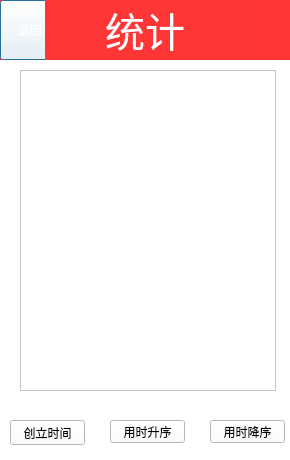
<?xml version="1.0" encoding="UTF-8"?>
<ui version="4.0">
 <class>historicalTask</class>
 <widget class="QDialog" name="historicalTask">
  <property name="geometry">
   <rect>
    <x>0</x>
    <y>0</y>
    <width>290</width>
    <height>460</height>
   </rect>
  </property>
  <property name="minimumSize">
   <size>
    <width>290</width>
    <height>460</height>
   </size>
  </property>
  <property name="maximumSize">
   <size>
    <width>290</width>
    <height>460</height>
   </size>
  </property>
  <property name="windowTitle">
   <string>Dialog</string>
  </property>
  <property name="styleSheet">
   <string notr="true">background-color: rgb(255, 255, 255);</string>
  </property>
  <widget class="QWidget" name="verticalWidget" native="true">
   <property name="geometry">
    <rect>
     <x>0</x>
     <y>0</y>
     <width>290</width>
     <height>60</height>
    </rect>
   </property>
   <property name="styleSheet">
    <string notr="true">background-color: rgb(255, 54, 52);</string>
   </property>
   <layout class="QVBoxLayout" name="verticalLayout"/>
  </widget>
  <widget class="QPushButton" name="pushButton">
   <property name="geometry">
    <rect>
     <x>0</x>
     <y>0</y>
     <width>60</width>
     <height>60</height>
    </rect>
   </property>
   <property name="styleSheet">
    <string notr="true">border-image: url(:/new/prefix1/buttonImage/btred.png);
color: rgb(255, 255, 255);
font: 13pt &quot;Microsoft YaHei&quot;;</string>
   </property>
   <property name="text">
    <string>返回</string>
   </property>
  </widget>
  <widget class="QLabel" name="label">
   <property name="geometry">
    <rect>
     <x>45</x>
     <y>0</y>
     <width>200</width>
     <height>60</height>
    </rect>
   </property>
   <property name="minimumSize">
    <size>
     <width>200</width>
     <height>60</height>
    </size>
   </property>
   <property name="maximumSize">
    <size>
     <width>200</width>
     <height>60</height>
    </size>
   </property>
   <property name="font">
    <font>
     <family>Microsoft YaHei</family>
     <pointsize>30</pointsize>
     <weight>50</weight>
     <italic>false</italic>
     <bold>false</bold>
    </font>
   </property>
   <property name="styleSheet">
    <string notr="true">font: 30pt &quot;Microsoft YaHei&quot;;
background-color: rgb(255, 54, 54);</string>
   </property>
   <property name="text">
    <string>&lt;html&gt;&lt;head/&gt;&lt;body&gt;&lt;p&gt;&lt;span style=&quot; color:#ffffff;&quot;&gt;统计&lt;/span&gt;&lt;/p&gt;&lt;/body&gt;&lt;/html&gt;</string>
   </property>
   <property name="alignment">
    <set>Qt::AlignCenter</set>
   </property>
  </widget>
  <widget class="QTableView" name="tableView">
   <property name="geometry">
    <rect>
     <x>20</x>
     <y>70</y>
     <width>256</width>
     <height>321</height>
    </rect>
   </property>
  </widget>
  <widget class="QPushButton" name="pushButton_2">
   <property name="geometry">
    <rect>
     <x>10</x>
     <y>420</y>
     <width>75</width>
     <height>25</height>
    </rect>
   </property>
   <property name="text">
    <string>创立时间</string>
   </property>
  </widget>
  <widget class="QPushButton" name="pushButton_3">
   <property name="geometry">
    <rect>
     <x>210</x>
     <y>420</y>
     <width>75</width>
     <height>23</height>
    </rect>
   </property>
   <property name="text">
    <string>用时降序</string>
   </property>
  </widget>
  <widget class="QPushButton" name="pushButton_4">
   <property name="geometry">
    <rect>
     <x>110</x>
     <y>420</y>
     <width>75</width>
     <height>23</height>
    </rect>
   </property>
   <property name="text">
    <string>用时升序</string>
   </property>
  </widget>
 </widget>
 <resources/>
 <connections/>
</ui>
